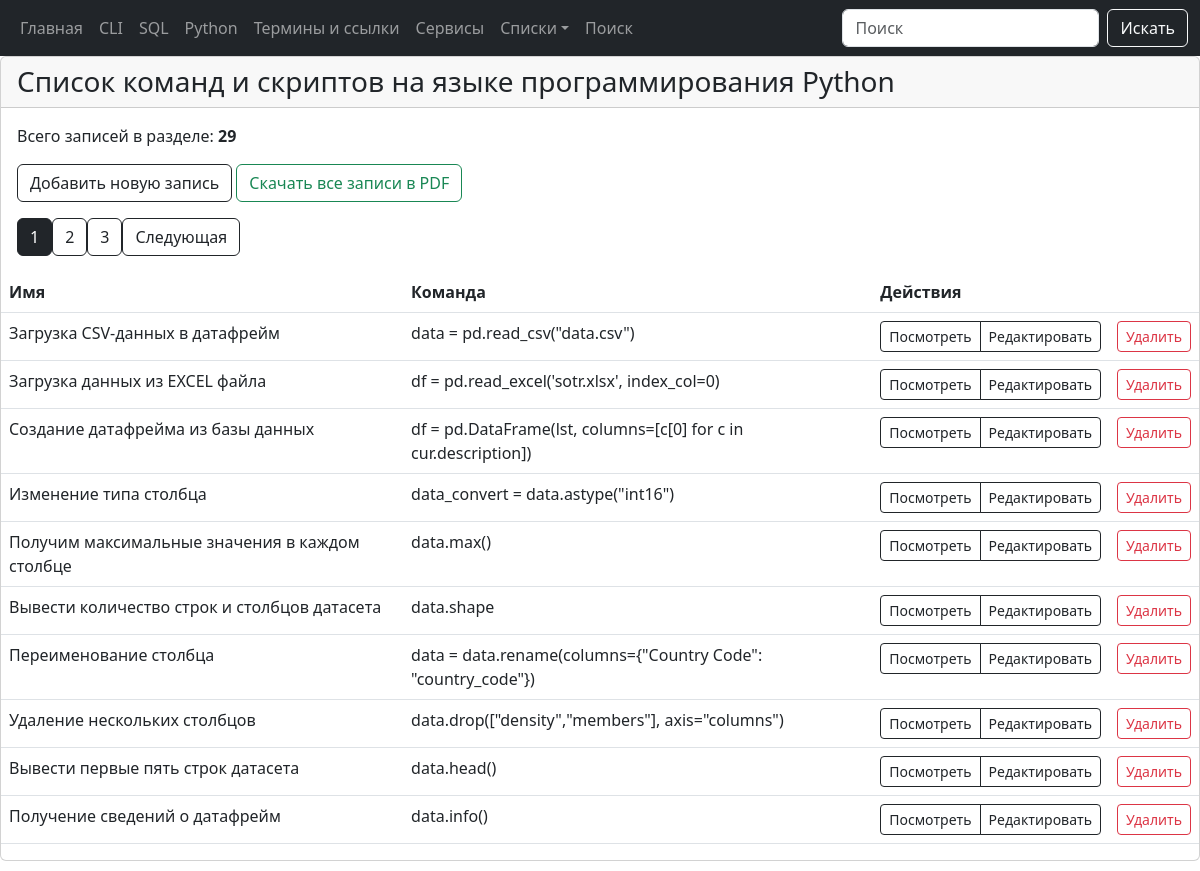
The app's page /python with its own data.
### tables this page shows
CREATE TABLE "python" (
  [python_id] INTEGER PRIMARY KEY AUTOINCREMENT,
  [python_command] TEXT NOT NULL,
  [python_name] TEXT NOT NULL,
  [python_date_add] TIMESTAMP DEFAULT CURRENT_TIMESTAMP,
  [python_date_edit] TEXT
);

### modules/python/python_list_commands.py (the view)
@bp.route("/python")
def python_list_commands():
    page = request.args.get('page', 1, type=int)
    conn = connect.get_db_connection()
    cur = conn.cursor()
    python_list_count = int(cur.execute("SELECT COUNT(*) FROM python").fetchone()[0])
    offset = (page - 1) * PER_PAGE
    python_list = conn.execute(
        "SELECT * FROM python ORDER BY 1 DESC LIMIT ? OFFSET ?",
        (PER_PAGE, offset)
    ).fetchall()
    conn.close()
    total_pages = (python_list_count + PER_PAGE - 1) // PER_PAGE
    return render_template("python/python_list_commands.html",
                           python_list=python_list,
                           python_list_count=python_list_count,
                           page=page,
                           total_pages=total_pages,
                           )

### modules/connect.py (called while the page is built)
def get_db_connection():
    db_path = os.path.join(BASE_DIR, '../database.db')
    conn = sqlite3.connect(db_path, timeout=30)
    conn.row_factory = sqlite3.Row
    return conn

### templates/python/python_list_commands.html (shortened to what this page needs)
{% extends "base.html" %}
{% block content %}
<div class="card mb-4">
    <div class="card-header h3">Список команд и скриптов на языке программирования Python</div>
    <div class="card-body">
        <p class="card-text">Всего записей в разделе: <b>{{ python_list_count }}</b></p>
        <p class="card-text">
            <a href="{{ url_for('add_python_command.add_python_command') }}" class="btn btn-outline-dark">
                    Добавить новую запись</a>
            <a href="{{ url_for('python_list_commands.python_download_pdf') }}" class="btn btn-outline-success">
              Скачать все записи в PDF
          </a>
        </p>
        <div class="pagination">
            {% for p in range(1, total_pages + 1) %}
            <a href="{{ url_for('python_list_commands.python_list_commands', page=p) }}"
                class="btn btn-outline-dark {% if p == page %}active{% endif %}">{{ p }}</a>
            {% endfor %}
            {% if page < total_pages %} <a
                href="{{ url_for('python_list_commands.python_list_commands', page=page+1) }}"
                class="btn btn-outline-dark">Следующая</a>
                {% endif %}
        </div>
    </div>
    <table class="table">
        <thead>
            <tr>
                <th>Имя</th>
                <th>Команда</th>
                <th colspan="2">Действия</th>
            </tr>
        </thead>
        <tbody>
            {% for python_list in python_list %}
            <tr>
                <td>{{ python_list['python_name'] }}</td>
                <td>{{ python_list['python_command'] }}</td>
                <td>
                    <div class="btn-group" role="group" aria-label="Действия">
                        <a href="{{ url_for('get_post_python_command.get_post_python_command', python_id=python_list['python_id']) }}"
                            class="btn btn-outline-dark btn-sm">
                            Посмотреть
                        </a>
                        <a href="{{ url_for('edit_python_command.edit_python_command', python_id=python_list['python_id']) }}"
                            class="btn btn-outline-dark btn-sm">
                            Редактировать
                        </a>
                    </div>
                </td>
                <td>
                    <form
                        action="{{ url_for('delete_python_command.delete_python_command', python_id=python_list['python_id']) }}"
                        method="POST" class="d-inline">
                        <button type="submit" class="btn btn-outline-danger btn-sm"
                            onclick="return confirm('Вы точно уверены что хотите удалить запись?')">
                            Удалить</i>
                        </button>
                    </form>
                </td>
            </tr>
            {% endfor %}
        </tbody>
    </table>
</div>
{% endblock %}

### records on screen
python: python_name "Загрузка CSV-данных в датафрейм", python_command "data = pd.read_csv(\"data.csv\")"
python: python_name "Загрузка данных из EXCEL файла", python_command "df = pd.read_excel('sotr.xlsx', index_col=0)"
python: python_name "Создание датафрейма из базы данных", python_command "df = pd.DataFrame(lst, columns=[c[0] for c in cur.description])"
python: python_name "Изменение типа столбца", python_command "data_convert = data.astype(\"int16\")"
python: python_name "Получим максимальные значения в каждом столбце", python_command "data.max()"
python: python_name "Вывести количество строк и столбцов датасета", python_command "data.shape"
python: python_name "Переименование столбца", python_command "data = data.rename(columns={\"Country Code\": \"country_code\"})"
python: python_name "Удаление нескольких столбцов", python_command "data.drop([\"density\",\"members\"], axis=\"columns\")"
python: python_name "Вывести первые пять строк датасета", python_command "data.head()"
python: python_name "Получение сведений о датафрейм", python_command "data.info()"

### other values on screen
{{ python_list_count }} "29"
{{ p }} "1" "2" "3"
